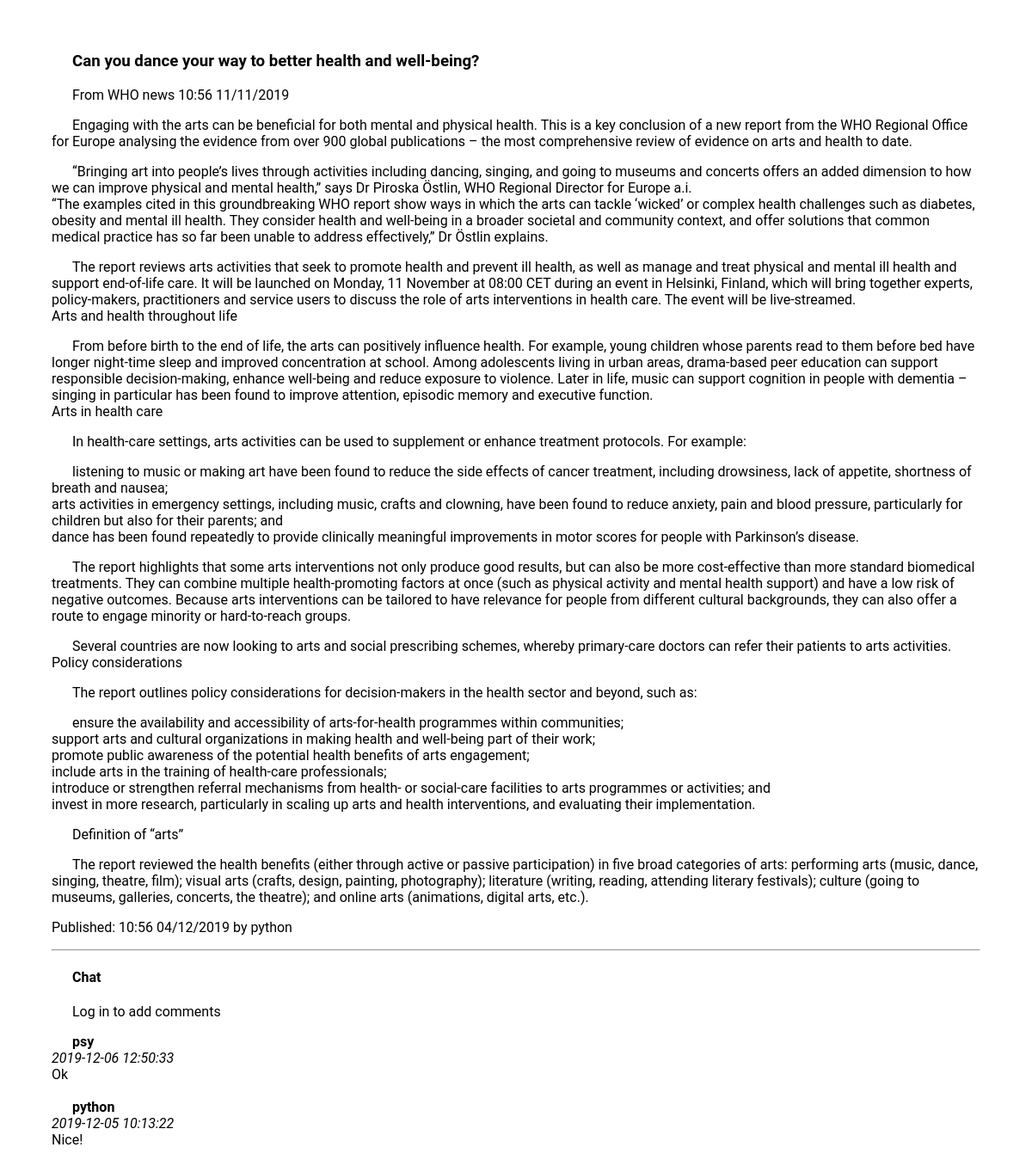
Screenshot of /news/2/ with the database file from the repository.
### news/models.py (models this page shows, shortened)
class Post(models.Model):
    author = models.ForeignKey(settings.AUTH_USER_MODEL, on_delete=models.PROTECT)
    title = models.CharField(max_length=200)
    text = models.TextField()
    show = models.BooleanField('show', default=True)
    created_date = models.DateTimeField(default=timezone.now)
    published_date = models.DateTimeField(default=timezone.now)
    category = models.ForeignKey(Category, verbose_name='category', on_delete=models.CASCADE)
    class Meta:
        ordering = ['-created_date']
        verbose_name = 'post'
        verbose_name_plural = 'news'

class Category(models.Model):
    title = models.CharField('title', max_length=20)
    describe = models.TextField('description', blank=True)
    class Meta:
        verbose_name = 'category'
        verbose_name_plural = 'categories'
    def __str__(self):
        return self.title

class Message(models.Model):
    chat = models.ForeignKey(Post, verbose_name='Обсуждение', on_delete=models.CASCADE)
    author = models.ForeignKey(User, verbose_name='Пользователь', on_delete=models.PROTECT)
    message = models.TextField('Сообщение')
    pub_date = models.DateTimeField('Дата сообщения', default=timezone.now)

### news/views.py (the view)
# urls.py: url(r'^([0-9]+)/$', views.detail, name='detail'),
def detail(request, post_id):
    error_message = None
    if "error_message" in request.GET:
        error_message = request.GET["error_message"]
    return render(request, "detail.html",
        {
            "post": get_object_or_404(Post, pk=post_id),
            "error_message": error_message,
            "latest_messages": Message.objects.filter(chat_id=post_id).order_by('-pub_date')[:5]
        })

### news/templates/detail.html (shortened to what this page needs)
{% block content %}
{% load static %}
<link rel="stylesheet" type="text/css" href="{% static 'style.css' %}">
    <link rel="stylesheet" >
	<h3>{{ post.title }}</h3>
		<p>
            From {{post.category}} {{post.created_date|date:'H:i d/m/Y'}}
            {{post.text|linebreaks}}
			Published: {{post.published_date|date:'H:i d/m/Y'}} by {{post.author}}
		</p>
<hr>
<h4>Chat</h4>
{% if user.is_authenticated %}
    <form action="post/" method="post">
    {% csrf_token %}
    <div class="input-group mb-3">
      <input type="text"
             class="form-control"
             placeholder="Your message"
             name="message"/>
      <div class="input-group-append">
        <input class="btn btn-success"
                type="submit"
                value="Send"/>
      </div>
    </div>
	</form>
	{% else %}
    <p>Log in to add comments</p>
{% endif %}
<div id="history">
    {% for message in latest_messages %}
        <div class="card">
        <div class="card-body">
            <strong>
                {{ message.author.username }}
            </strong>
            <br/>
            <em>
                {{ message.pub_date|date:'Y-m-d H:i:s' }}
            </em>
            <br/>
            {{ message.message }}
        </div>
        </div>
        <br/>
    {% endfor %}
</div>
{% endblock content %}

### rows the page displays
Post: title "Can you dance your way to better health and well-being?", category "WHO news", created_date "10:56 11/11/2019", text "Engaging with the arts can be beneficial for both mental and physical health. This is a key conclusion of a new report from the WHO Regional Office for Europe analysing the evidence from over 900 global publications – the most comprehensive review of evidence on arts and health to date. “Bringing art into people’s lives through activities including dancing, singing, and going to museums and concerts offers an added dimension to how we can improve physical and mental health,” says Dr Piroska Östlin, WHO Regional Director for Europe a.i. “The examples cited in this groundbreaking WHO report show ways in which the arts can tackle ‘wicked’ or complex health challenges such as diabetes, obesity…", published_date "10:56 04/12/2019", author "python"
Message: author.username "psy", pub_date "2019-12-06 12:50:33", message "Ok"
Message: author.username "python", pub_date "2019-12-05 10:13:22", message "Nice!"
